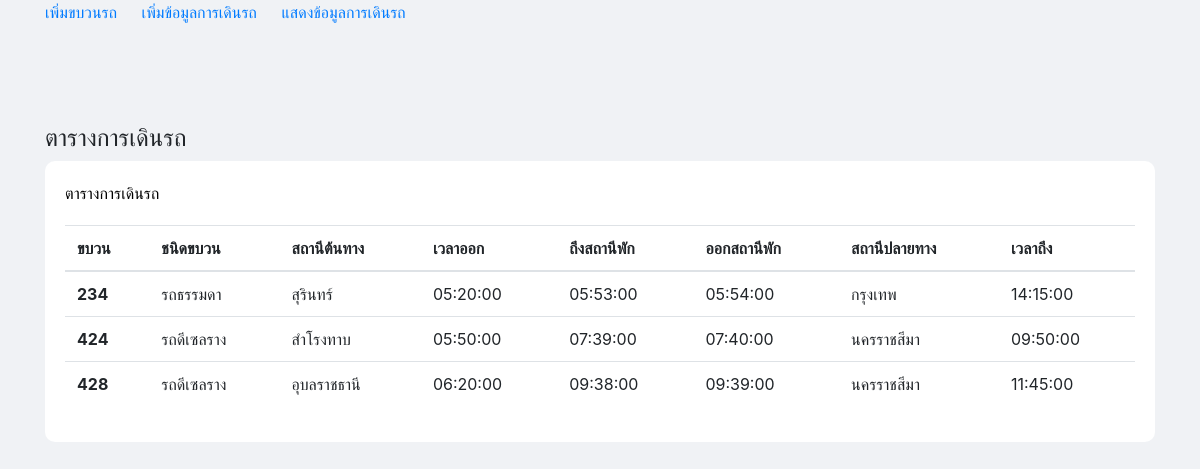
The app's page /index.php/welcome/show_table with its own data.
### tables this page shows
CREATE TABLE `train_number` (
  `train_number` varchar(3) NOT NULL,
  `train_type` varchar(100) NOT NULL
);

CREATE TABLE `terminal_station` (
  `ts_id` int(11) NOT NULL,
  `train_number` varchar(3) NOT NULL,
  `terminal_station_name` varchar(100) NOT NULL,
  `terminal_train_come_time` time NOT NULL
);

CREATE TABLE `departure_station` (
  `ds_id` int(11) NOT NULL,
  `train_number` varchar(3) NOT NULL,
  `departure_station_name` varchar(100) NOT NULL,
  `departure_train_out_time` time NOT NULL
);

CREATE TABLE `break_station` (
  `bs_id` int(11) NOT NULL,
  `train_number` varchar(3) NOT NULL,
  `break_train_come_time` time NOT NULL,
  `break_train_out_time` time NOT NULL
);

### application/controllers/Welcome.php (called while the page is built, shortened)
<?php
class Welcome extends CI_Controller {
	function __construct() {
		$this->load->model('train_model');
		$this->load->view('bootstrap');
		$this->load->view('navbar');
	}
	public function show_table()
	{
		$data1['query'] = $this->train_model->show_table();
		$this->load->view('show', $data1);
	}
}

### index.php (called while the page is built, shortened)
<?php
require_once BASEPATH.'core/CodeIgniter.php';

### application/models/train_model.php (called while the page is built, shortened)
<?php
class train_model extends CI_Model {
	function show_table() {
		$query = $this->db->select('*')
			->from('train_number')
			->join('departure_station','departure_station.train_number = train_number.train_number')
			->join('break_station','break_station.train_number = train_number.train_number')
			->join('terminal_station','terminal_station.train_number = train_number.train_number')
			->where('train_number.train_number = departure_station.train_number')
			->get();
			return $query;
	}
}

### application/views/show.php (the view, shortened to what this page needs)
<!doctype html>
<html>
<head>
</head>
<body>
	<div class="container">
		<h4>ตารางการเดินรถ</h4>
		<div class="card CardBackground-1">
		  	<div class="card-body">
				ตารางการเดินรถ
				<table class="table">
				 	<thead>
						<tr>
						  	<th scope="col">ขบวน</th>
						  	<th scope="col">ชนิดขบวน</th>
						  	<th scope="col">สถานีต้นทาง</th>
							<th scope="col">เวลาออก</th>
							<th scope="col">ถึงสถานีพัก</th>
							<th scope="col">ออกสถานีพัก</th>
							<th scope="col">สถานีปลายทาง</th>
							<th scope="col">เวลาถึง</th>
						</tr>
				  	</thead>
					<tbody>
						<?php
							foreach($query->result_array() as $result) {
						?>
						<tr>
						  	<th scope="row"><?php echo $result['train_number'] ?></th>
						  	<td><?php echo $result['train_type'] ?></td>
						  	<td><?php echo $result['departure_station_name'] ?></td>
							<td><?php echo $result['departure_train_out_time'] ?></td>
							<td><?php echo $result['break_train_come_time'] ?></td>
						  	<td><?php echo $result['break_train_out_time'] ?></td>
							<td><?php echo $result['terminal_station_name'] ?></td>
							<td><?php echo $result['terminal_train_come_time'] ?></td>
						</tr>
						<?php
							}
						?>
					</tbody>
				</table>
			</div>
		</div>
	</div>
</body>
</html>

### application/views/bootstrap.php (shortened to what this page needs)
<link rel="stylesheet" href="https://stackpath.bootstrapcdn.com/bootstrap/4.4.1/css/bootstrap.min.css">

### application/views/navbar.php
<div class="container">
	<a href="<?php echo site_url('welcome/add_train'); ?>" style="margin-right: 20px;">เพิ่มขบวนรถ</a>
	<a href="<?php echo site_url('welcome/index'); ?>" style="margin-right: 20px;">เพิ่มข้อมูลการเดินรถ</a>
	<a href="<?php echo site_url('welcome/show_table'); ?>">แสดงข้อมูลการเดินรถ</a>
</div>

### application/views/bootstrap.php (style rules this page uses)
body { background: #f0f2f5; }
.CardBackground-1 { background: #FFFFFF; color: #000000; margin-bottom: 10px; border: 0px; border-radius: 10px; }

### records on screen
train_number: terminal_station.train_number "234", train_type "รถธรรมดา", departure_station.departure_station_name "สุรินทร์", departure_station.departure_train_out_time "05:20:00", break_station.break_train_come_time "05:53:00", break_station.break_train_out_time "05:54:00", terminal_station.terminal_station_name "กรุงเทพ", terminal_station.terminal_train_come_time "14:15:00"
train_number: terminal_station.train_number "424", train_type "รถดีเซลราง", departure_station.departure_station_name "สำโรงทาบ", departure_station.departure_train_out_time "05:50:00", break_station.break_train_come_time "07:39:00", break_station.break_train_out_time "07:40:00", terminal_station.terminal_station_name "นครราชสีมา", terminal_station.terminal_train_come_time "09:50:00"
train_number: terminal_station.train_number "428", train_type "รถดีเซลราง", departure_station.departure_station_name "อุบลราชธานี", departure_station.departure_train_out_time "06:20:00", break_station.break_train_come_time "09:38:00", break_station.break_train_out_time "09:39:00", terminal_station.terminal_station_name "นครราชสีมา", terminal_station.terminal_train_come_time "11:45:00"
